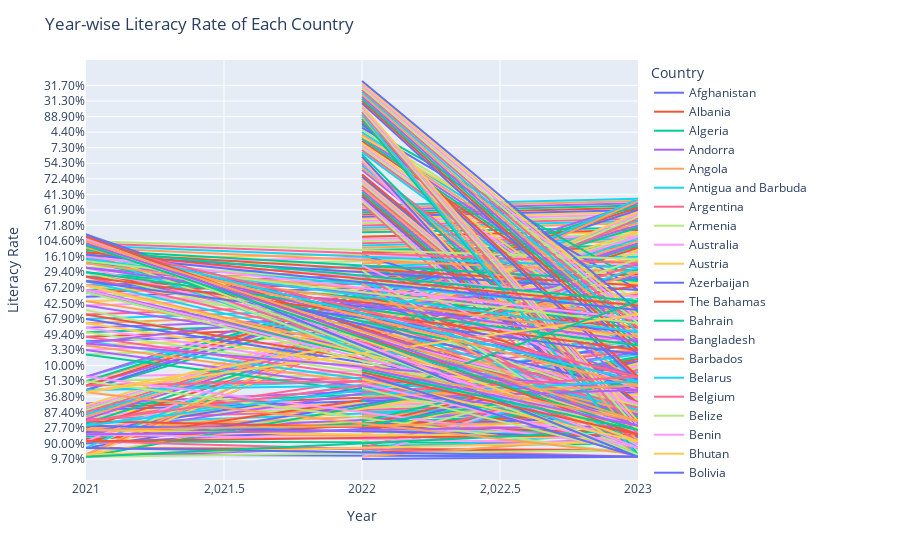

Notebook code for this chart:
### Code cell
#Plot the year wise literacy rate of each country
import pandas as pd
import plotly.express as px

df =  pd.read_csv("world_literacy_data_2021_2023.csv")

# Create the Plotly figure
fig = px.line(df, x='Year', y='Literacy Rate', color='Country')

# Customize the layout
fig.update_layout(
    title='Year-wise Literacy Rate of Each Country',
    xaxis_title='Year',
    yaxis_title='Literacy Rate',
    legend_title='Country'
)

# Show the figure
fig.show()
